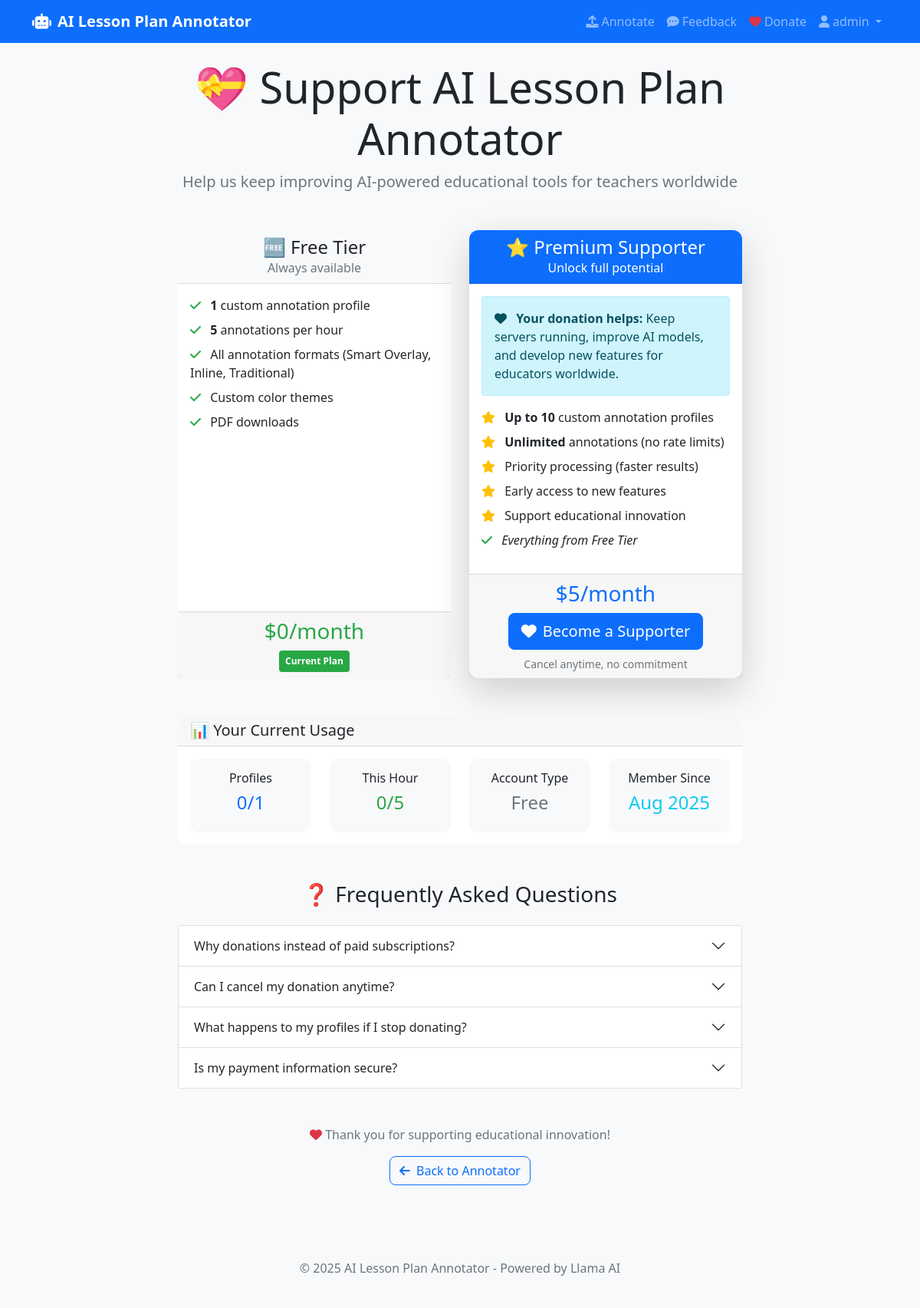
The page /donate (signed in) on the database as committed earlier.
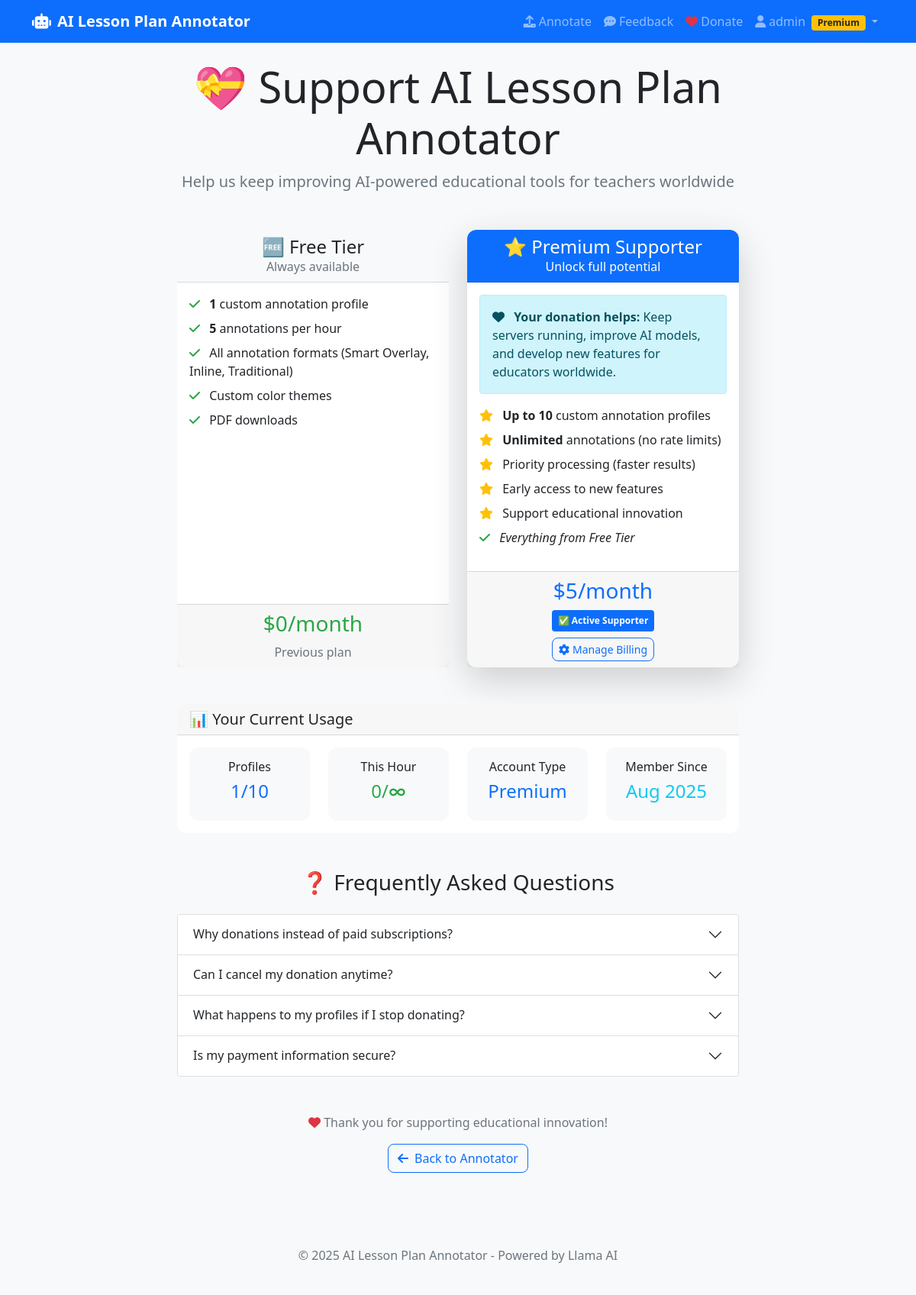
The same page on the database as committed later.
### models.py (models this page shows, shortened)
class User(UserMixin, db.Model):
    id = db.Column(db.Integer, primary_key=True)
    username = db.Column(db.String(80), unique=True, nullable=False)
    email = db.Column(db.String(120), unique=True, nullable=False)
    password_hash = db.Column(db.String(200), nullable=False)
    created_at = db.Column(db.DateTime, default=datetime.utcnow)
    is_active = db.Column(db.Boolean, default=True)
    stripe_customer_id = db.Column(db.String(100), unique=True)
    subscription_status = db.Column(db.String(20), default='free')  # free, active, past_due, canceled
    subscription_id = db.Column(db.String(100))
    subscription_start = db.Column(db.DateTime)
    subscription_end = db.Column(db.DateTime)
    last_payment = db.Column(db.DateTime)
    annotation_profiles = db.relationship('AnnotationProfile', backref='user', lazy=True, cascade='all, delete-orphan')
    usage_records = db.relationship('UsageRecord', backref='user', lazy=True, cascade='all, delete-orphan')
    feedback_reports = db.relationship('FeedbackReport', backref='user', lazy=True, cascade='all, delete-orphan')
    def is_premium(self):
        return self.subscription_status == 'active'
    def get_profile_limit(self):
        return 10 if self.is_premium() else 1
    def get_hourly_usage_limit(self):
        return 999999 if self.is_premium() else 5  # Effectively unlimited for premium
    def get_usage_count_last_hour(self):
        one_hour_ago = datetime.utcnow() - timedelta(hours=1)
        return UsageRecord.query.filter(
            UsageRecord.user_id == self.id,
            UsageRecord.created_at >= one_hour_ago
        ).count()
    def can_run_annotation(self):
        if self.is_premium():
            return True
        return self.get_usage_count_last_hour() < self.get_hourly_usage_limit()
    def can_create_profile(self):
        current_count = len(self.annotation_profiles)
        return current_count < self.get_profile_limit()
    def is_alpha_tester(self):
        return (self.subscription_id and
                ('alpha_access' in self.subscription_id or 'beta_access' in self.subscription_id))

### app.py (the view)
@app.route('/donate')
def donate():
    return render_template('donate.html', stripe_public_key=get_stripe_public_key())

### app.py (called while the page is built)
@login_manager.user_loader
def load_user(user_id):
    return User.query.get(int(user_id))

### stripe_integration.py (called while the page is built)
def get_stripe_public_key():
    return STRIPE_PUBLISHABLE_KEY

### templates/donate.html (shortened to what this page needs)
{% extends "base.html" %}
{% block content %}
<div class="row justify-content-center">
    <div class="col-lg-8">
        <div class="text-center mb-5">
            <h1 class="display-4">💝 Support AI Lesson Plan Annotator</h1>
            <p class="lead text-muted">
                Help us keep improving AI-powered educational tools for teachers worldwide
            </p>
        </div>
        <div class="row">
            <div class="col-md-6 mb-4">
                <div class="card h-100 border-secondary">
                    <div class="card-header bg-light text-center">
                        <h4 class="mb-0">🆓 Free Tier</h4>
                        <p class="text-muted mb-0">Always available</p>
                    </div>
                    <div class="card-body">
                        <ul class="list-unstyled">
                            <li class="mb-2">
                                <i class="fas fa-check text-success me-2"></i>
                                <strong>1</strong> custom annotation profile
                            </li>
                            <li class="mb-2">
                                <i class="fas fa-check text-success me-2"></i>
                                <strong>5</strong> annotations per hour
                            </li>
                            <li class="mb-2">
                                <i class="fas fa-check text-success me-2"></i>
                                All annotation formats (Smart Overlay, Inline, Traditional)
                            </li>
                            <li class="mb-2">
                                <i class="fas fa-check text-success me-2"></i>
                                Custom color themes
                            </li>
                            <li class="mb-2">
                                <i class="fas fa-check text-success me-2"></i>
                                PDF downloads
                            </li>
                        </ul>
                    </div>
                    <div class="card-footer text-center">
                        <h3 class="text-success">$0/month</h3>
                        {% if not current_user.is_authenticated %}
                        <a href="{{ url_for('register') }}" class="btn btn-outline-success">
                            <i class="fas fa-user-plus me-2"></i>Get Started Free
                        </a>
                        {% elif not current_user.is_premium() %}
                        <span class="badge bg-success p-2">Current Plan</span>
                        {% else %}
                        <span class="text-muted">Previous plan</span>
                        {% endif %}
                    </div>
                </div>
            </div>
            <div class="col-md-6 mb-4">
                <div class="card h-100 border-primary shadow-lg">
                    <div class="card-header bg-primary text-white text-center">
                        <h4 class="mb-0">⭐ Premium Supporter</h4>
                        <p class="mb-0">Unlock full potential</p>
                    </div>
                    <div class="card-body">
                        <div class="alert alert-info mb-3">
                            <i class="fas fa-heart me-2"></i>
                            <strong>Your donation helps:</strong> Keep servers running, improve AI models,
                            and develop new features for educators worldwide.
                        </div>
                        <ul class="list-unstyled">
                            <li class="mb-2">
                                <i class="fas fa-star text-warning me-2"></i>
                                <strong>Up to 10</strong> custom annotation profiles
                            </li>
                            <li class="mb-2">
                                <i class="fas fa-star text-warning me-2"></i>
                                <strong>Unlimited</strong> annotations (no rate limits)
                            </li>
                            <li class="mb-2">
                                <i class="fas fa-star text-warning me-2"></i>
                                Priority processing (faster results)
                            </li>
                            <li class="mb-2">
                                <i class="fas fa-star text-warning me-2"></i>
                                Early access to new features
                            </li>
                            <li class="mb-2">
                                <i class="fas fa-star text-warning me-2"></i>
                                Support educational innovation
                            </li>
                            <li class="mb-2">
                                <i class="fas fa-check text-success me-2"></i>
                                <em>Everything from Free Tier</em>
                            </li>
                        </ul>
                    </div>
                    <div class="card-footer text-center">
                        <h3 class="text-primary">$5/month</h3>
                        {% if current_user.is_authenticated %}
                            {% if current_user.is_premium() %}
                            <span class="badge bg-primary p-2">✅ Active Supporter</span>
                            <div class="mt-2">
                                <a href="{{ url_for('billing_portal') }}" class="btn btn-outline-primary btn-sm">
                                    <i class="fas fa-cog me-1"></i>Manage Billing
                                </a>
                            </div>
                            {% else %}
                            <form action="{{ url_for('create_checkout_session') }}" method="POST">
                                <button type="submit" class="btn btn-primary btn-lg">
                                    <i class="fas fa-heart me-2"></i>Become a Supporter
                                </button>
                            </form>
                            <small class="text-muted mt-2 d-block">Cancel anytime, no commitment</small>
                            {% endif %}
                        {% else %}
                        <a href="{{ url_for('login') }}" class="btn btn-primary btn-lg">
                            <i class="fas fa-sign-in-alt me-2"></i>Sign In to Donate
                        </a>
                        {% endif %}
                    </div>
                </div>
            </div>
        </div>
        {% if current_user.is_authenticated %}
        <div class="card mt-4">
            <div class="card-header">
                <h5 class="mb-0">📊 Your Current Usage</h5>
            </div>
            <div class="card-body">
                <div class="row text-center">
                    <div class="col-md-3">
                        <div class="card bg-light">
                            <div class="card-body">
                                <h6 class="card-title">Profiles</h6>
                                <h4 class="text-primary">{{ current_user.annotation_profiles|length }}/{{ current_user.get_profile_limit() }}</h4>
                            </div>
                        </div>
                    </div>
                    <div class="col-md-3">
                        <div class="card bg-light">
                            <div class="card-body">
                                <h6 class="card-title">This Hour</h6>
                                <h4 class="{% if current_user.get_usage_count_last_hour() >= current_user.get_hourly_usage_limit() %}text-danger{% else %}text-success{% endif %}">
                                    {{ current_user.get_usage_count_last_hour() }}/{{ current_user.get_hourly_usage_limit() if not current_user.is_premium() else '∞' }}
                                </h4>
                            </div>
                        </div>
                    </div>
                    <div class="col-md-3">
                        <div class="card bg-light">
                            <div class="card-body">
                                <h6 class="card-title">Account Type</h6>
                                <h4 class="{% if current_user.is_premium() %}text-primary{% else %}text-secondary{% endif %}">
                                    {% if current_user.is_premium() %}Premium{% else %}Free{% endif %}
                                </h4>
                            </div>
                        </div>
                    </div>
                    <div class="col-md-3">
                        <div class="card bg-light">
                            <div class="card-body">
                                <h6 class="card-title">Member Since</h6>
                                <h4 class="text-info">{{ current_user.created_at.strftime('%b %Y') }}</h4>
                            </div>
                        </div>
                    </div>
                </div>
            </div>
        </div>
        {% endif %}
        <div class="mt-5">
            <h3 class="text-center mb-4">❓ Frequently Asked Questions</h3>
            <div class="accordion" id="donationFAQ">
                <div class="accordion-item">
                    <h2 class="accordion-header">
                        <button class="accordion-button collapsed" type="button" data-bs-toggle="collapse" data-bs-target="#faq1">
                            Why donations instead of paid subscriptions?
                        </button>
                    </h2>
                </div>
                <div class="accordion-item">
                    <h2 class="accordion-header">
                        <button class="accordion-button collapsed" type="button" data-bs-toggle="collapse" data-bs-target="#faq2">
                            Can I cancel my donation anytime?
                        </button>
                    </h2>
                </div>
                <div class="accordion-item">
                    <h2 class="accordion-header">
                        <button class="accordion-button collapsed" type="button" data-bs-toggle="collapse" data-bs-target="#faq3">
                            What happens to my profiles if I stop donating?
                        </button>
                    </h2>
                </div>
                <div class="accordion-item">
                    <h2 class="accordion-header">
                        <button class="accordion-button collapsed" type="button" data-bs-toggle="collapse" data-bs-target="#faq4">
                            Is my payment information secure?
                        </button>
                    </h2>
                </div>
            </div>
        </div>
        <div class="text-center mt-5 mb-4">
            <p class="text-muted">
                <i class="fas fa-heart text-danger"></i>
                Thank you for supporting educational innovation!
            </p>
            <a href="{{ url_for('index') }}" class="btn btn-outline-primary">
                <i class="fas fa-arrow-left me-2"></i>Back to Annotator
            </a>
    </div>
</div>
{% endblock %}

### templates/base.html (shortened to what this page needs)
<!DOCTYPE html>
<html lang="en">
<head>
    <link href="https://cdn.jsdelivr.net/npm/bootstrap@5.1.3/dist/css/bootstrap.min.css" rel="stylesheet">
    <link href="https://cdnjs.cloudflare.com/ajax/libs/font-awesome/6.0.0/css/all.min.css" rel="stylesheet">
    <link href="{{ url_for('static', filename='css/style.css') }}" rel="stylesheet">
</head>
<body>
    <nav class="navbar navbar-expand-lg navbar-dark bg-primary">
        <div class="container">
            <a class="navbar-brand" href="{{ url_for('index') }}">
                <i class="fas fa-robot me-2"></i>AI Lesson Plan Annotator
            </a>
            <div class="collapse navbar-collapse" id="navbarNav">
                <ul class="navbar-nav ms-auto">
                    {% if current_user.is_authenticated %}
                    <li class="nav-item">
                        <a class="nav-link" href="{{ url_for('index') }}">
                            <i class="fas fa-upload me-1"></i>Annotate
                        </a>
                    </li>
                    <li class="nav-item">
                        <a class="nav-link" href="{{ url_for('feedback') }}">
                            <i class="fas fa-comment-dots me-1"></i>Feedback
                        </a>
                    </li>
                    {% endif %}
                    <li class="nav-item">
                        <a class="nav-link" href="{{ url_for('donate') }}">
                            <i class="fas fa-heart me-1 text-danger"></i>Donate
                        </a>
                    </li>
                    {% if current_user.is_authenticated %}
                    <li class="nav-item dropdown">
                        <a class="nav-link dropdown-toggle" href="#" id="navbarDropdown" role="button" data-bs-toggle="dropdown">
                            <i class="fas fa-user me-1"></i>{{ current_user.username }}
                            {% if current_user.is_alpha_tester() %}
                            <span class="badge bg-success text-white ms-1">{{ current_user.get_access_type() }}</span>
                            {% elif current_user.is_premium() %}
                            <span class="badge bg-warning text-dark ms-1">Premium</span>
                            {% endif %}
                        </a>
                    </li>
                    {% endif %}
                </ul>
            </div>
        </div>
    </nav>
    <main class="container mt-4">
        {% block content %}{% endblock %}
    </main>
    <footer class="bg-light mt-5 py-4">
        <div class="container text-center">
            <p class="text-muted">&copy; 2025 AI Lesson Plan Annotator - Powered by Llama AI</p>
        </div>
    </footer>
</body>
</html>

### static/css/style.css (style rules this page uses)
body { background-color: #f8f9fa; }
.navbar-brand { font-weight: bold; }
.card { border: none; border-radius: 12px; }
.card-header { border-radius: 12px 12px 0 0 !important; }
.btn { border-radius: 8px; }
.text-success { color: #28a745 !important; }
.text-danger { color: #dc3545 !important; }

Rows that differ between the two databases and show on the page:
changed User "admin": get_profile_limit "1" → "10"; subscription_status "5" → "∞"
Other text that changed with them:
{{ current_user.annotation_profiles|length }}: "0" → "1"
text no longer shown: "Current Plan Become a Supporter Cancel anytime, no commitment Free"
text now shown: "Premium Previous plan ✅ Active Supporter Manage Billing Premium"
